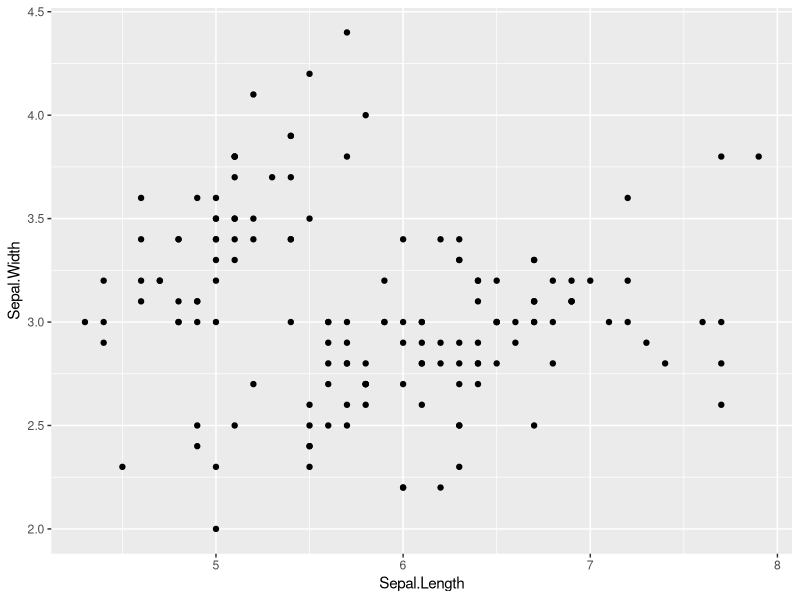
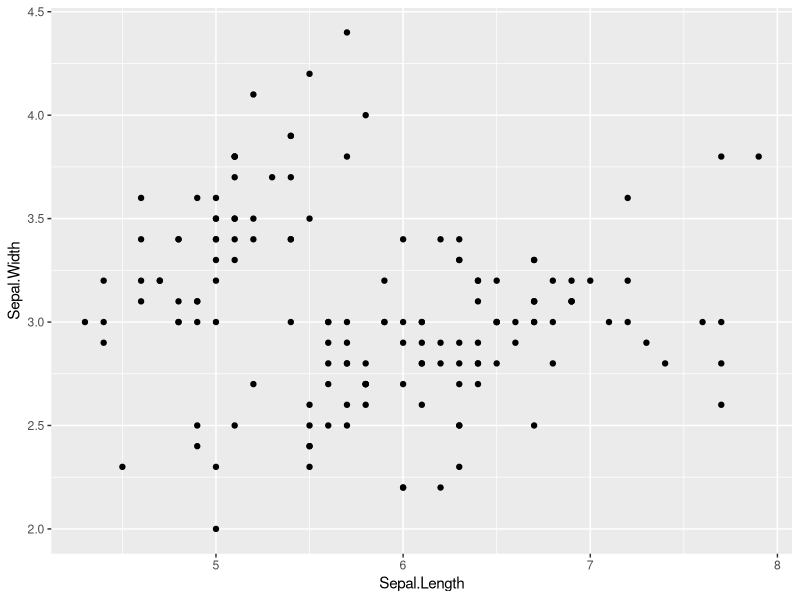
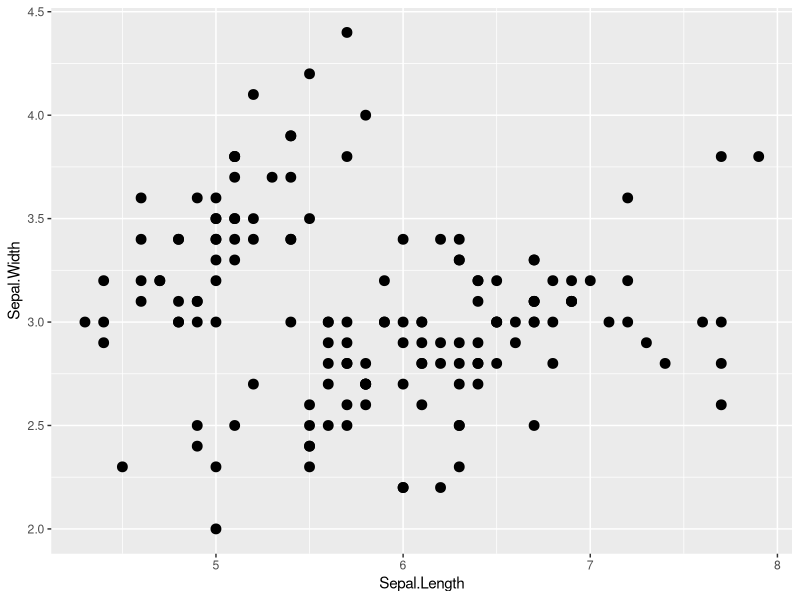
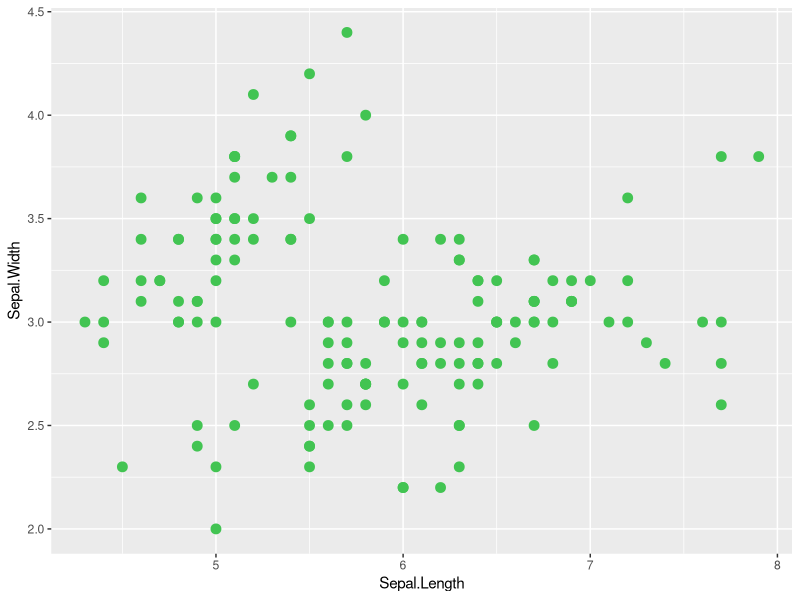
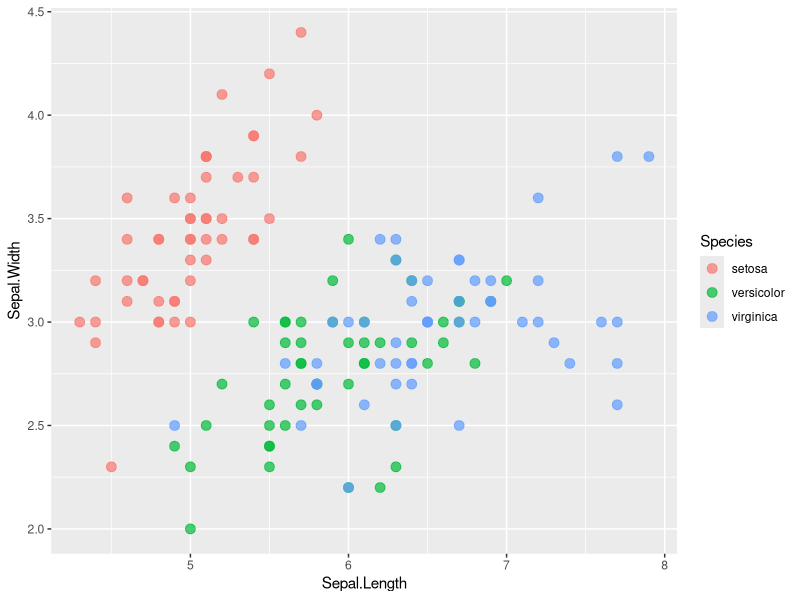
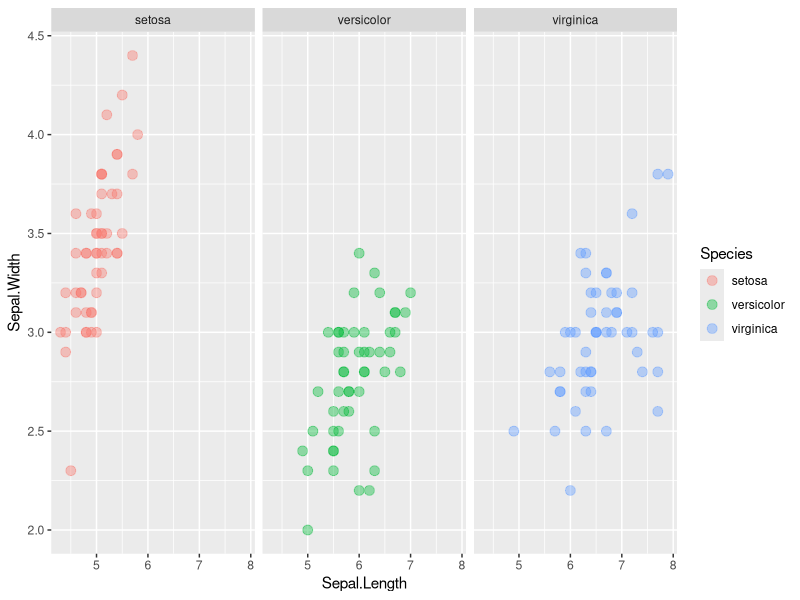
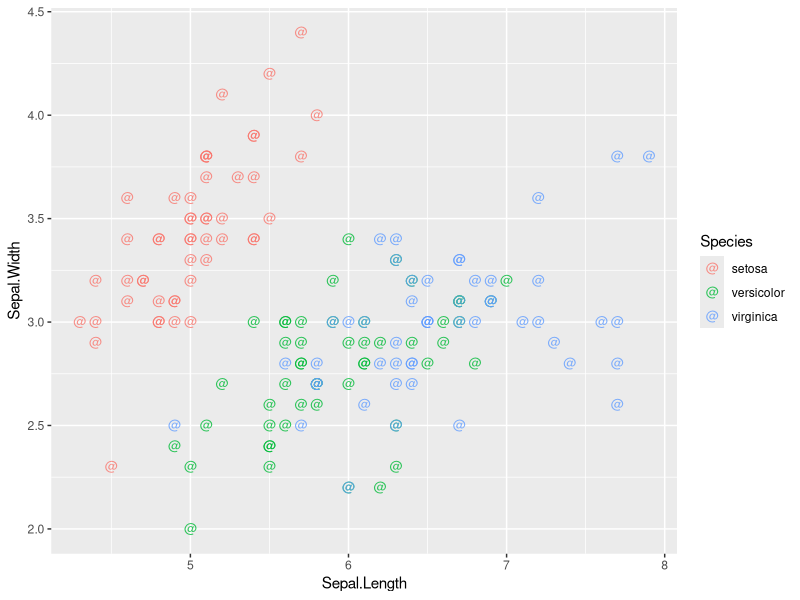
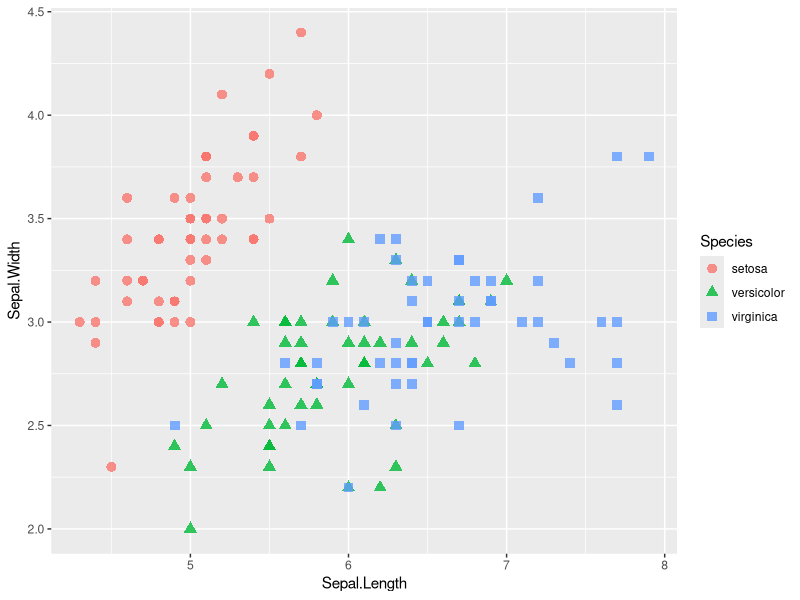

These charts were generated, in order, by the following R code:
# ANÁLISIS DE DATOS CON R

# Importamos las librerías
library(tidyverse)
library(readxl)

# Cargamos los datos

clientes_excel <- read_excel(path = "Clientes.xlsx", sheet = "Clientes") # Datos Clientes

facturacion_excel <- read_excel(path = "Facturacion.xlsx", sheet = "Facturacion") # Datos Facturación

Clie_Fact <- merge(clientes_excel, facturacion_excel, by.x = "Cliente", by.y = "Codigo", all = TRUE) # Merge entre Clientes y Facturación

# Resumimos el total de ventas por cliente en orden descendente
Ventas_Clientes <- Clie_Fact %>%            # Crear y seleccionar
  group_by(`Nombre y Apellido`) %>%         # Agrupar
  summarise(Total_Ventas = sum(Total)) %>%  # Resumir
  arrange(desc(Total_Ventas))               # Ordenar

# Vemos el resumen
Ventas_Clientes

# VISUALIZACION DE DATOS CON R

# Para hacer estos gráficos vamos a utilizar los datos que vienen en R llamados Iris. Primero visualizamos cómo esta compuesto este conjunto de datos:

# Cargamos y exploramos los datos
Datos <- iris
head(Datos, 10)

# Creamos un gráfico de dispersión entre el largo y ancho de los sépalos
ggplot(data=Datos, aes(Sepal.Length,Sepal.Width))+
  geom_point()

# Otra forma...
ggplot(data=Datos)+
  geom_point(aes(x=Sepal.Length,y=Sepal.Width))

# Aumentar el tamaño de los puntos
ggplot(data=Datos) +
  geom_point(aes(x=Sepal.Length,y=Sepal.Width),size=3)


# Cambiar el color para todos los puntos
ggplot(data=Datos)+
  geom_point(aes(x=Sepal.Length,y=Sepal.Width),
             size=3, color="#42c452")


# Cambiar el color por especie de flor
# Además, le damos un poco de transparencia a los puntos (este parámetro alpha varia entre 0 y 1)
ggplot(data=Datos)+
  geom_point(aes(x=Sepal.Length,y=Sepal.Width,color=Species),
             alpha = 0.7, size=3)

# Podemos usar una variable categórica para que haga un gráfico para cada una de sus categorías, en nuestro caso, las especies
ggplot(data=Datos)+
  geom_point(aes(x=Sepal.Length,y=Sepal.Width, color=Species),
             alpha = .4, size=3, )+
  facet_wrap(~Species)


# Con el parámetro "shape" cambiamos el tipo de forma para representar a las observaciones

# Ejemplo 1
ggplot(data=Datos)+
  geom_point(aes(x=Sepal.Length,y=Sepal.Width,color=Species),
             alpha = .8, size=3, shape="@")

# Ejemplo 2
ggplot(data=Datos)+
  geom_point(aes(x=Sepal.Length,y=Sepal.Width,color=Species,shape=Species),
             alpha = .8, size=3)

# Ejemplo 3
ggplot(data=Datos)+
  geom_point(aes(x=Sepal.Length,y=Sepal.Width,color=Species),
             alpha = .8, size=3, shape="*")

# Cambiar títulos
ggplot(data=Datos) +
  geom_point(aes(x=Sepal.Length,
                 y=Sepal.Width,
                 color=Species),
             alpha = .4, size=3) +
  labs(title = "Largo y ancho de los sépalos según el tipo de especie", 
       x="Largo", 
       y="Ancho",
       color="Especie")
